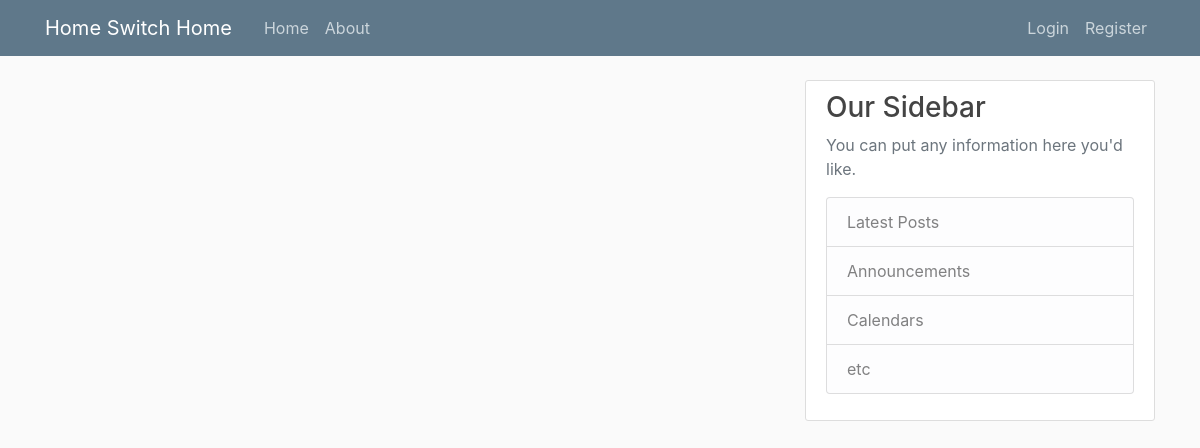
Before: / with the older database file.
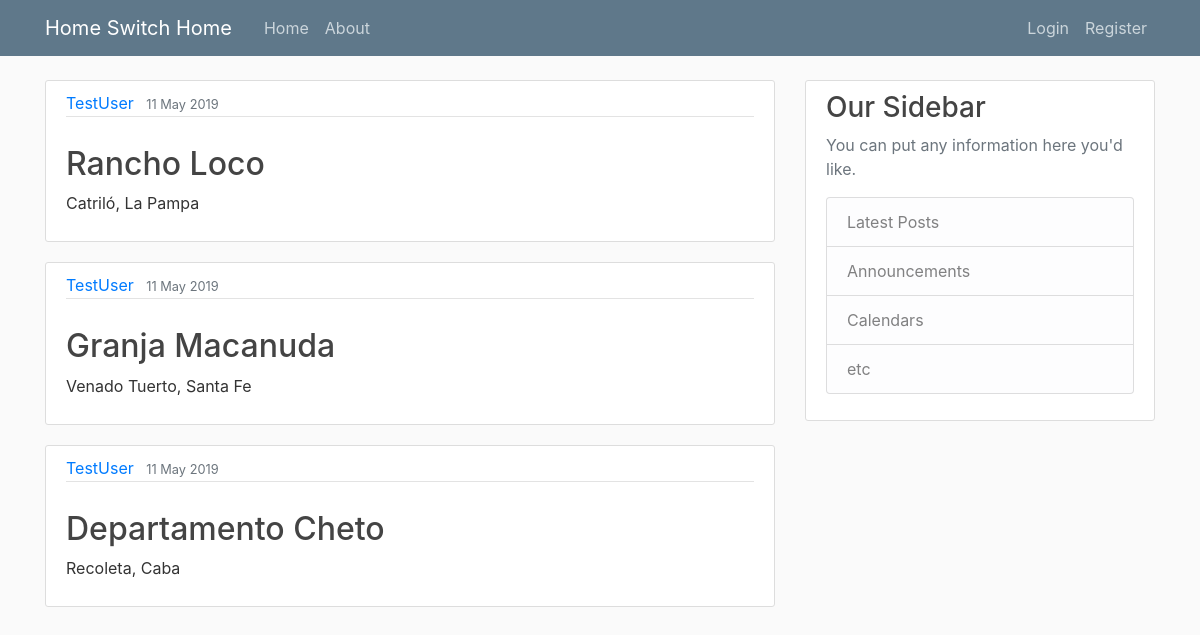
After: the same page with the newer database file.
### app/models.py (models this page shows, shortened)
class Properties(models.Model):
    name = models.CharField(max_length=100)
    ubication = models.CharField(max_length=100)
    date_posted = models.DateTimeField(default=timezone.now)
    author = models.ForeignKey(User, on_delete=models.CASCADE)

### app/views.py (the view)
# urls.py: path('', views.home, name='app-home'),
def home(request):
    context = {
        'posts': Properties.objects.all()
    }
    return render(request, 'app/app.html', context)

### app/templates/app/app.html (shortened to what this page needs)
{% extends "app/base.html" %}
{% block content %}
	{% for post in posts %}
		<article class="media content-section">
			<div class="media-body">
				<div class="article-metadata">
					<a class="mr-2" href="#">{{ post.author }}</a>
					<small class="text-muted">{{ post.date_posted | date:"d F Y" }}</small>
				</div>
				<h2><a class="article-title" href="#">{{ post.name }}</a></h2>
				<p class="article-content">{{ post.ubication }}</p>
			</div>
		</article>
	{% endfor %}
{% endblock content %}

### app/templates/app/base.html (shortened to what this page needs)
{% load static %}
<!DOCTYPE html>
<html lang="en">
	<head>
		<link rel="stylesheet" href="https://stackpath.bootstrapcdn.com/bootstrap/4.3.1/css/bootstrap.min.css">
		<link rel="stylesheet" type="text/css" href="{% static 'app/main.css' %}">
	</head>
	<body>
		<header class="site-header">
			<nav class="navbar navbar-expand-md navbar-dark bg-steel fixed-top">
				<div class="container">
					<a class="navbar-brand mr-4" href="{% url 'app-home' %}">Home Switch Home</a>
					<div class="collapse navbar-collapse" id="navbarToggle">
						<div class="navbar-nav mr-auto">
							<a class="nav-item nav-link" href="{% url 'app-home' %}">Home</a>
							<a class="nav-item nav-link" href="{% url 'app-about' %}">About</a>
						</div>
						<div class="navbar-nav">
							{% if user.is_authenticated %}
								<a class="nav-item nav-link" href="{% url 'profile' %}">Profile</a>
								<a class="nav-item nav-link" href="{% url 'logout' %}">Logout</a>
							{% else %}
								<a class="nav-item nav-link" href="{% url 'login' %}">Login</a>
								<a class="nav-item nav-link" href="{% url 'register' %}">Register</a>
							{% endif %}
						</div>
					</div>
				</div>
			</nav>
		</header>
		<main role="main" class="container">
			<div class="row">
				<div class="col-md-8">
					{% block content %}{% endblock %}
				</div>
				<div class="col-md-4">
					<div class="content-section">
						<h3>Our Sidebar</h3>
						<p class='text-muted'>You can put any information here you'd like.
							<ul class="list-group">
								<li class="list-group-item list-group-item-light">Latest Posts</li>
								<li class="list-group-item list-group-item-light">Announcements</li>
								<li class="list-group-item list-group-item-light">Calendars</li>
								<li class="list-group-item list-group-item-light">etc</li>
							</ul>
						</p>
					</div>
				</div>
			</div>
		</main>
	</body>
</html>

### app/static/app/main.css (style rules this page uses)
body { background: #fafafa; color: #333333; margin-top: 5rem; }
h1, h2, h3, h4, h5, h6 { color: #444444; }
.bg-steel { background-color: #5f788a; }
.site-header .navbar-nav .nav-link { color: #cbd5db; }
.content-section { background: #ffffff; padding: 10px 20px; border: 1px solid #dddddd; border-radius: 3px; margin-bottom: 20px; }
.article-title { color: #444444; }
.article-content { white-space: pre-line; }
.article-metadata { padding-bottom: 1px; margin-bottom: 4px; border-bottom: 1px solid #e3e3e3 }

Changed rows visible on the page:
added Properties: author "TestUser", date_posted "11 May 2019", name "Rancho Loco", ubication "Catriló, La Pampa"
added Properties: author "TestUser", date_posted "11 May 2019", name "Granja Macanuda", ubication "Venado Tuerto, Santa Fe"
added Properties: author "TestUser", date_posted "11 May 2019", name "Departamento Cheto", ubication "Recoleta, Caba"
